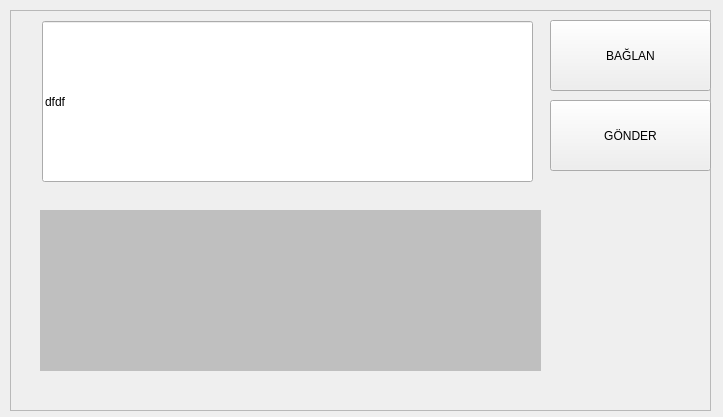
<?xml version="1.0" encoding="UTF-8"?>
<ui version="4.0">
 <class>MainWindow</class>
 <widget class="QMainWindow" name="MainWindow">
  <property name="geometry">
   <rect>
    <x>0</x>
    <y>0</y>
    <width>723</width>
    <height>417</height>
   </rect>
  </property>
  <property name="windowTitle">
   <string>MQTT_V1</string>
  </property>
  <widget class="QWidget" name="centralwidget">
   <widget class="QFrame" name="frame">
    <property name="geometry">
     <rect>
      <x>10</x>
      <y>10</y>
      <width>701</width>
      <height>401</height>
     </rect>
    </property>
    <property name="frameShape">
     <enum>QFrame::StyledPanel</enum>
    </property>
    <property name="frameShadow">
     <enum>QFrame::Raised</enum>
    </property>
    <widget class="QPushButton" name="conect_btn">
     <property name="geometry">
      <rect>
       <x>540</x>
       <y>10</y>
       <width>161</width>
       <height>71</height>
      </rect>
     </property>
     <property name="cursor">
      <cursorShape>PointingHandCursor</cursorShape>
     </property>
     <property name="text">
      <string>BAĞLAN</string>
     </property>
    </widget>
    <widget class="QPushButton" name="send_btn">
     <property name="geometry">
      <rect>
       <x>540</x>
       <y>90</y>
       <width>161</width>
       <height>71</height>
      </rect>
     </property>
     <property name="cursor">
      <cursorShape>PointingHandCursor</cursorShape>
     </property>
     <property name="text">
      <string>GÖNDER</string>
     </property>
    </widget>
    <widget class="QLabel" name="label">
     <property name="geometry">
      <rect>
       <x>30</x>
       <y>200</y>
       <width>501</width>
       <height>161</height>
      </rect>
     </property>
     <property name="styleSheet">
      <string notr="true">
background-color: rgb(191, 191, 191);</string>
     </property>
     <property name="text">
      <string/>
     </property>
    </widget>
    <widget class="QLineEdit" name="lineEdit">
     <property name="geometry">
      <rect>
       <x>32</x>
       <y>11</y>
       <width>491</width>
       <height>161</height>
      </rect>
     </property>
     <property name="text">
      <string>dfdf</string>
     </property>
    </widget>
   </widget>
  </widget>
 </widget>
 <resources/>
 <connections/>
</ui>
